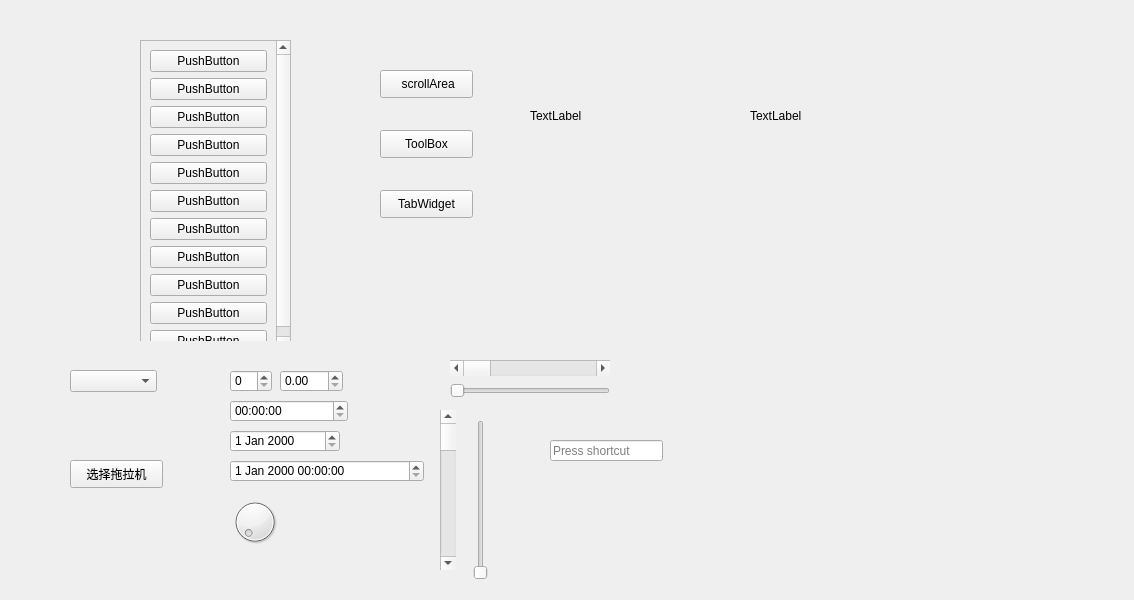
<?xml version="1.0" encoding="UTF-8"?>
<ui version="4.0">
 <class>Widget</class>
 <widget class="QWidget" name="Widget">
  <property name="geometry">
   <rect>
    <x>0</x>
    <y>0</y>
    <width>1134</width>
    <height>600</height>
   </rect>
  </property>
  <property name="windowTitle">
   <string>Widget</string>
  </property>
  <widget class="QStackedWidget" name="stackedWidget">
   <property name="geometry">
    <rect>
     <x>20</x>
     <y>20</y>
     <width>351</width>
     <height>321</height>
    </rect>
   </property>
   <property name="currentIndex">
    <number>0</number>
   </property>
   <widget class="QWidget" name="page_4">
    <widget class="QScrollArea" name="scrollArea">
     <property name="geometry">
      <rect>
       <x>120</x>
       <y>20</y>
       <width>151</width>
       <height>311</height>
      </rect>
     </property>
     <property name="widgetResizable">
      <bool>true</bool>
     </property>
     <widget class="QWidget" name="scrollAreaWidgetContents">
      <property name="geometry">
       <rect>
        <x>0</x>
        <y>0</y>
        <width>132</width>
        <height>331</height>
       </rect>
      </property>
      <layout class="QVBoxLayout" name="verticalLayout">
       <item>
        <widget class="QPushButton" name="pushButton">
         <property name="text">
          <string>PushButton</string>
         </property>
        </widget>
       </item>
       <item>
        <widget class="QPushButton" name="pushButton_2">
         <property name="text">
          <string>PushButton</string>
         </property>
        </widget>
       </item>
       <item>
        <widget class="QPushButton" name="pushButton_3">
         <property name="text">
          <string>PushButton</string>
         </property>
        </widget>
       </item>
       <item>
        <widget class="QPushButton" name="pushButton_4">
         <property name="text">
          <string>PushButton</string>
         </property>
        </widget>
       </item>
       <item>
        <widget class="QPushButton" name="pushButton_11">
         <property name="text">
          <string>PushButton</string>
         </property>
        </widget>
       </item>
       <item>
        <widget class="QPushButton" name="pushButton_10">
         <property name="text">
          <string>PushButton</string>
         </property>
        </widget>
       </item>
       <item>
        <widget class="QPushButton" name="pushButton_9">
         <property name="text">
          <string>PushButton</string>
         </property>
        </widget>
       </item>
       <item>
        <widget class="QPushButton" name="pushButton_8">
         <property name="text">
          <string>PushButton</string>
         </property>
        </widget>
       </item>
       <item>
        <widget class="QPushButton" name="pushButton_7">
         <property name="text">
          <string>PushButton</string>
         </property>
        </widget>
       </item>
       <item>
        <widget class="QPushButton" name="pushButton_6">
         <property name="text">
          <string>PushButton</string>
         </property>
        </widget>
       </item>
       <item>
        <widget class="QPushButton" name="pushButton_5">
         <property name="text">
          <string>PushButton</string>
         </property>
        </widget>
       </item>
      </layout>
     </widget>
    </widget>
   </widget>
   <widget class="QWidget" name="page_5">
    <widget class="QToolBox" name="toolBox">
     <property name="geometry">
      <rect>
       <x>60</x>
       <y>50</y>
       <width>211</width>
       <height>143</height>
      </rect>
     </property>
     <property name="currentIndex">
      <number>0</number>
     </property>
     <widget class="QWidget" name="page">
      <property name="geometry">
       <rect>
        <x>0</x>
        <y>0</y>
        <width>211</width>
        <height>65</height>
       </rect>
      </property>
      <attribute name="label">
       <string>家人</string>
      </attribute>
      <widget class="QPushButton" name="pushButton_12">
       <property name="geometry">
        <rect>
         <x>50</x>
         <y>0</y>
         <width>93</width>
         <height>28</height>
        </rect>
       </property>
       <property name="text">
        <string>PushButton</string>
       </property>
      </widget>
     </widget>
     <widget class="QWidget" name="page_2">
      <property name="geometry">
       <rect>
        <x>0</x>
        <y>0</y>
        <width>211</width>
        <height>65</height>
       </rect>
      </property>
      <attribute name="label">
       <string>朋友</string>
      </attribute>
      <widget class="QPushButton" name="pushButton_13">
       <property name="geometry">
        <rect>
         <x>50</x>
         <y>0</y>
         <width>93</width>
         <height>28</height>
        </rect>
       </property>
       <property name="text">
        <string>PushButton</string>
       </property>
      </widget>
     </widget>
     <widget class="QWidget" name="page_3">
      <property name="geometry">
       <rect>
        <x>0</x>
        <y>0</y>
        <width>211</width>
        <height>65</height>
       </rect>
      </property>
      <attribute name="label">
       <string>黑名单</string>
      </attribute>
      <widget class="QPushButton" name="pushButton_14">
       <property name="geometry">
        <rect>
         <x>50</x>
         <y>0</y>
         <width>93</width>
         <height>28</height>
        </rect>
       </property>
       <property name="text">
        <string>PushButton</string>
       </property>
      </widget>
     </widget>
    </widget>
   </widget>
   <widget class="QWidget" name="page_6">
    <widget class="QTabWidget" name="tabWidget">
     <property name="geometry">
      <rect>
       <x>50</x>
       <y>60</y>
       <width>231</width>
       <height>141</height>
      </rect>
     </property>
     <property name="currentIndex">
      <number>2</number>
     </property>
     <widget class="QWidget" name="tab">
      <attribute name="title">
       <string> 百度</string>
      </attribute>
     </widget>
     <widget class="QWidget" name="tab_2">
      <attribute name="title">
       <string> 谷歌</string>
      </attribute>
     </widget>
     <widget class="QWidget" name="tab_3">
      <attribute name="title">
       <string>搜狗</string>
      </attribute>
     </widget>
    </widget>
   </widget>
  </widget>
  <widget class="QPushButton" name="btn_scrollArea">
   <property name="geometry">
    <rect>
     <x>380</x>
     <y>70</y>
     <width>93</width>
     <height>28</height>
    </rect>
   </property>
   <property name="text">
    <string> scrollArea</string>
   </property>
  </widget>
  <widget class="QPushButton" name="btn_ToolBox">
   <property name="geometry">
    <rect>
     <x>380</x>
     <y>130</y>
     <width>93</width>
     <height>28</height>
    </rect>
   </property>
   <property name="text">
    <string>ToolBox</string>
   </property>
  </widget>
  <widget class="QPushButton" name="btn_TabWidget">
   <property name="geometry">
    <rect>
     <x>380</x>
     <y>190</y>
     <width>93</width>
     <height>28</height>
    </rect>
   </property>
   <property name="text">
    <string>TabWidget</string>
   </property>
  </widget>
  <widget class="QComboBox" name="comboBox">
   <property name="geometry">
    <rect>
     <x>70</x>
     <y>370</y>
     <width>87</width>
     <height>22</height>
    </rect>
   </property>
  </widget>
  <widget class="QPushButton" name="btn_select">
   <property name="geometry">
    <rect>
     <x>70</x>
     <y>460</y>
     <width>93</width>
     <height>28</height>
    </rect>
   </property>
   <property name="text">
    <string>选择拖拉机</string>
   </property>
  </widget>
  <widget class="QSpinBox" name="spinBox">
   <property name="geometry">
    <rect>
     <x>230</x>
     <y>370</y>
     <width>42</width>
     <height>22</height>
    </rect>
   </property>
  </widget>
  <widget class="QDoubleSpinBox" name="doubleSpinBox">
   <property name="geometry">
    <rect>
     <x>280</x>
     <y>370</y>
     <width>63</width>
     <height>22</height>
    </rect>
   </property>
  </widget>
  <widget class="QTimeEdit" name="timeEdit">
   <property name="geometry">
    <rect>
     <x>230</x>
     <y>400</y>
     <width>118</width>
     <height>22</height>
    </rect>
   </property>
  </widget>
  <widget class="QDateEdit" name="dateEdit">
   <property name="geometry">
    <rect>
     <x>230</x>
     <y>430</y>
     <width>110</width>
     <height>22</height>
    </rect>
   </property>
  </widget>
  <widget class="QDateTimeEdit" name="dateTimeEdit">
   <property name="geometry">
    <rect>
     <x>230</x>
     <y>460</y>
     <width>194</width>
     <height>22</height>
    </rect>
   </property>
  </widget>
  <widget class="QDial" name="dial">
   <property name="geometry">
    <rect>
     <x>230</x>
     <y>490</y>
     <width>50</width>
     <height>64</height>
    </rect>
   </property>
  </widget>
  <widget class="QScrollBar" name="horizontalScrollBar">
   <property name="geometry">
    <rect>
     <x>450</x>
     <y>360</y>
     <width>160</width>
     <height>16</height>
    </rect>
   </property>
   <property name="orientation">
    <enum>Qt::Horizontal</enum>
   </property>
  </widget>
  <widget class="QScrollBar" name="verticalScrollBar">
   <property name="geometry">
    <rect>
     <x>440</x>
     <y>410</y>
     <width>16</width>
     <height>160</height>
    </rect>
   </property>
   <property name="orientation">
    <enum>Qt::Vertical</enum>
   </property>
  </widget>
  <widget class="QSlider" name="horizontalSlider">
   <property name="geometry">
    <rect>
     <x>450</x>
     <y>380</y>
     <width>160</width>
     <height>22</height>
    </rect>
   </property>
   <property name="orientation">
    <enum>Qt::Horizontal</enum>
   </property>
  </widget>
  <widget class="QSlider" name="verticalSlider">
   <property name="geometry">
    <rect>
     <x>470</x>
     <y>420</y>
     <width>22</width>
     <height>160</height>
    </rect>
   </property>
   <property name="orientation">
    <enum>Qt::Vertical</enum>
   </property>
  </widget>
  <widget class="QKeySequenceEdit" name="keySequenceEdit">
   <property name="geometry">
    <rect>
     <x>550</x>
     <y>440</y>
     <width>113</width>
     <height>21</height>
    </rect>
   </property>
  </widget>
  <widget class="QLabel" name="lbl_Image">
   <property name="geometry">
    <rect>
     <x>530</x>
     <y>50</y>
     <width>161</width>
     <height>131</height>
    </rect>
   </property>
   <property name="text">
    <string>TextLabel</string>
   </property>
  </widget>
  <widget class="QLabel" name="lbl_movie">
   <property name="geometry">
    <rect>
     <x>750</x>
     <y>50</y>
     <width>221</width>
     <height>131</height>
    </rect>
   </property>
   <property name="text">
    <string>TextLabel</string>
   </property>
  </widget>
 </widget>
 <resources/>
 <connections/>
</ui>
